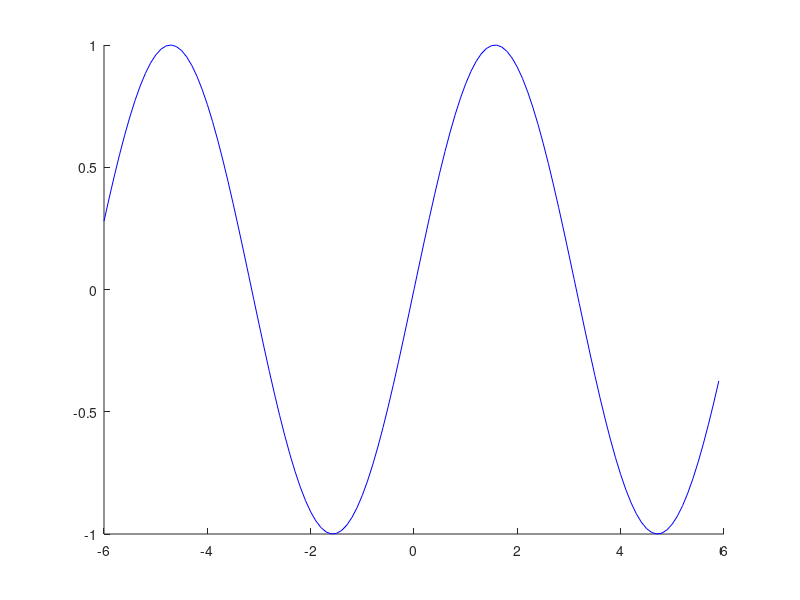

This chart was generated by the following MATLAB code: (Note: this script raises an error after producing the figure.)
a=1;

T = 0.1;
t = -6:T:6-T;
%normal	(azul)
y = sin(t);		

%comprimida (violeta)
y1= sin(2*t);	

%expandida (rojo)
y2= sin(0.5*t);	

%invertida (amarillo)
y3= sin(-t);	


%rectificada (verde)
for i=1:length(t)
	if sin(t(i))>=0.5
		y4(i)= 0.5;
		elseif sin(t(i))<-0.5
			y4(i) = -0.5;
			else
			y4(i)=sin(t(i));
	endif
endfor


%trasladada (celeste)
y5 = sin(t+1);

plot(t,y,'b',t,y1,'4',t,y2,'r',t,y3,'y',t,y4,'g',t,y5,'5');